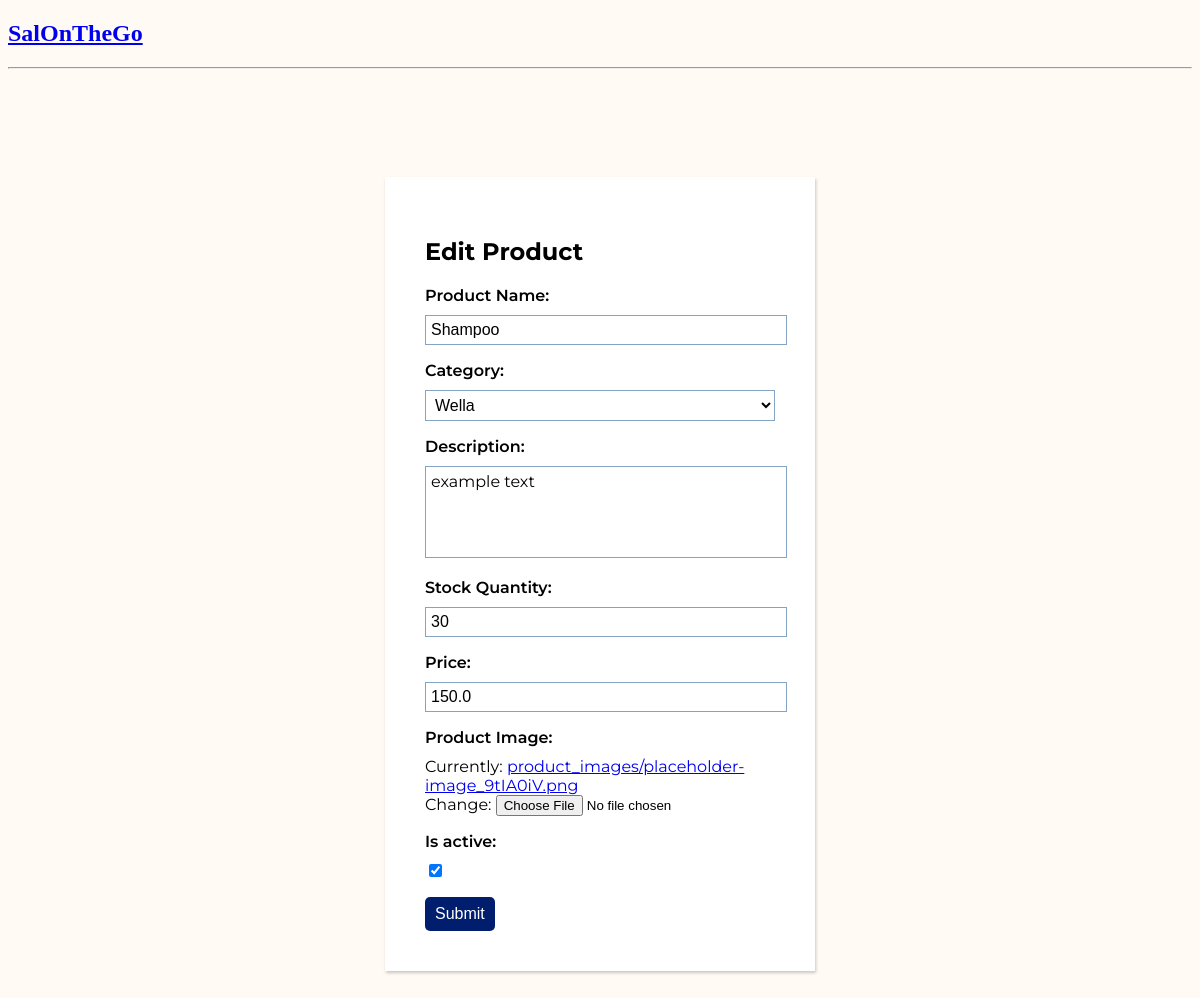
Page /update-product/2/ on the committed database.
### base/models.py (models this page shows, shortened)
class Product(models.Model):
    insProd_Name = models.CharField(max_length=200, verbose_name="Product Name")
    Cat_Name = models.ForeignKey(Category, on_delete=models.SET_NULL, null=True, blank=True, verbose_name="Category")
    insProd_Desc = models.TextField(null=True, blank=True, verbose_name="Description")
    insProd_stockQty = models.IntegerField(verbose_name="Stock Quantity")
    insProd_Price = models.FloatField(verbose_name="Price")
    insProd_Image = models.ImageField(default="placeholder-image.png", upload_to="product_images", null=True, verbose_name="Product Image")
    is_active = models.BooleanField(default=True)
    objects = models.Manager() #For All Records
    active_objects = IsActiveManager() #For Active Records Only

class Category(models.Model):
    Cat_Name = models.CharField(max_length=200, verbose_name="Category")
    def __str__(self):
        return self.Cat_Name

### base/views.py (the view)
# urls.py: path('update-product/<str:pk>/', views.updateProduct, name="update-product"),
def updateProduct(request, pk):
    product = Product.objects.get(id=pk)
    form = ProductForm(instance=product)
    if request.method == 'POST':
        form = ProductForm(request.POST, request.FILES, instance=product)
        if form.is_valid():
            form.save()
            return redirect('products')
    context = {'form': form}
    return render(request, 'base/product_form.html', context)

### base/forms.py
class ProductForm(ModelForm):
    class Meta:
        model = Product
        fields = ['insProd_Name', 'Cat_Name', 'insProd_Desc', 'insProd_stockQty', 'insProd_Price', 'insProd_Image', 'is_active']

### base/templates/base/product_form.html (shortened to what this page needs)
{% extends 'main.html' %}
{% block content %}
<div class="main-wrapper">
    <div class="form-style">
        <h2>Edit Product</h2>
        <form method="POST" enctype="multipart/form-data" action="">
            {{form.as_p}}
            <input type="submit" value="Submit" onclick="return confirm('Are you sure?');">
        </form>
    </div>
</div>
{% endblock content %}

### static/css/main.css (style rules this page uses)
body { background-color: #FFFAF4; }
.main-wrapper { font-family: 'Montserrat', sans-serif; font-size: 16px; padding: 100px 0; }

### base/templates/base/product_form.html (style rules this page uses)
.form-style { font-family: 'Montserrat', sans-serif; width: 350px; margin: 0 auto; font-size: 16px; background-color: white; box-shadow: rgba(0, 0, 0, 0.212) 1px 2px 3px; padding: 40px 40px; }
.form-style input[type=submit], .form-style input[type=button], .form-style input[type=text], .form-style input[type=number], .form-style select, .form-style textarea { font-size: 16px; color: black; }
.form-style label { font-size: 16px; font-weight: 600; display: block; margin-bottom: 10px; }
.form-style input[type=text], .form-style input[type=number], .form-style select { background: transparent; border: 1px solid #83A4C5; width: 100%; outline: none; padding: 5px 5px; }
.form-style textarea { font-family: 'Montserrat', sans-serif; background: transparent; border: 1px solid #83A4C5; width: 100%; outline: none; overflow: hidden; resize: none; height: 80px; padding: 5px 5px; }
.form-style input[type=submit], .form-style input[type=button] { cursor: pointer; background: #001D6E; border: none; padding: 8px 10px; border-radius: 5px; color: white; font-weight: 500; }

### rows in the picture
Product: insProd_Name "Shampoo", insProd_Desc "example text", insProd_stockQty "30", insProd_Price "150.0", is_active "☑"
Category: Cat_Name "Wella"
